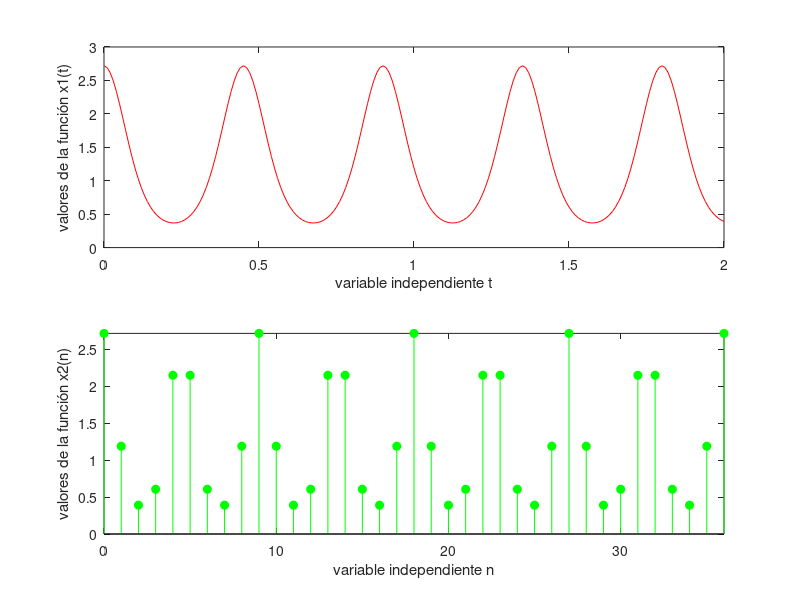

MATLAB code for this plot:
%-------------------------
% Ejercicio 2: Gráfico de dos funciones X1(t) y X2(N).
% Integrantes: ALejandra Castrillo - Justin Chavarria - Cristhian Rojas
% Fecha: 11/03/2019
%-------------------------

figure('Name', 'Ejercicio 2'); # Función para configurar el nombre de la figura del gráfico resultante.

subplot(2,1,1); # Función para establecer muliples gráficos en una figura.
t  = 0:0.01:2; # Se declara un vector para el tiempo (de 0 a 2 de 0.01 en 0.01).
x1 = exp(cos((40*pi*t)/9)); # Se declara la función X1 según especificación del ejercicio.
plot(t, x1, 'r'); # Función para graficar la función X1.
xlabel("variable independiente t"); #Función para esteblcer el nombre del eje x de un gráfico.
ylabel("valores de la función x1(t)"); #Función para esteblcer el nombre del eje y de un gráfico.

subplot(2,1,2);
n  = 0:1:36; # Se declara el vector para la variable discreta n (de 0 a 36 de 1 en 1).
x2 = exp(cos((40*pi*n)/9)); # Se declara la función X2 según especificación del ejercicio.
stem(n, x2, 'filled', 'g') # Función útil para graficar secuencias discretas, con configuración de 'llenado' en los círculos.
xlabel("variable independiente n");
ylabel("valores de la función x2(n)");
axis tight;